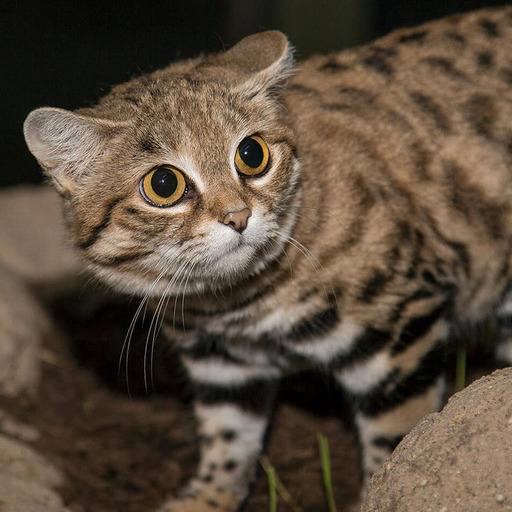
#> input picture notebook/example_image.jpg, 512 x 512 px, found by its file name
$ jupyter execute --allow-errors 2d_clean.ipynb
#> lines starting #> are read from the running program, lines starting #| are printed output that depends on the picture
# Analysis of responses triggered by 2D visual stimuli

### 1. types of stimuli used in the dataset

[cell 1]
import numpy as np
import scipy.io as sio
import matplotlib.pyplot as plt
from scipy.ndimage import gaussian_filter1d

import time
from IPython import display

When describing properties of an image through its frequencies, there are two main components to consider, amplitude and phase.

Amplitude will affect the brightness/contrast of features at each level of detail, while phase will affect their placement.

White noise is defined as a signal with a flat power spectrum, i.e. equal amplitude for all frequencies.

[cell 2]
# [34 lines left out: functions flatten_power_spectrum, scramble_phase, not called in this run]

[cell 3]
image = plt.imread("example_image.jpg")
#> image is the input picture: shape (512, 512, 3); mean R, G, B 89.6, 75.1, 59.5
# transform to grayscale
image = np.dot(image[...,:3], [0.2989, 0.5870, 0.1140])
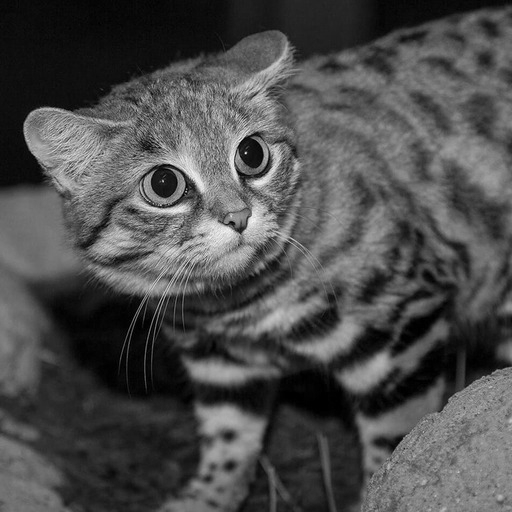
#> image: shape (512, 512) float64; min 0, max 246, mean 77.6
#> (the rest of this cell did not finish here and is left out)

Even without amplitude information, a natural image is still recognizable.

Without phase  information, it becomes meaningless.

The image with randomized phase is different from white noise. In particular its power spectrum is not flat, it is identical to the original natural image.

In the experiment, stimulus images that allowed for best computation of STA were flattened natural images (top right).

We know that the visual processing system is specifically tuned to the statisical characteristics of natural images. Those properties are extremely unlikely to occur in completely random images.

Field, D. J. (1987). Relations between the statistics of natural images and the response properties of cortical cells. Journal of the Optical Society of America A, 4, 2379.

### 2. comparison of firing rates for different types of stimuli

[cell 4]
# file paths for the same cell, different stimuli
natural = r"crcns-pvc2\2D_noise_natural\Spike_and_Log_Files\040812.A.c01\040812.A.c01cequalpower_C1.sa0"

flattened = r"crcns-pvc2\2D_noise_natural\Spike_and_Log_Files\040812.A.c01\040812.A.c01ewhitenednatural_B1.sa0"

random_phase = r"crcns-pvc2\2D_noise_natural\Spike_and_Log_Files\040812.A.c01\040812.A.c01irandomphase_A1.sa0"

# time unit of 0.1ms allows for integers instead of floats, offset skips the headers
#> (the rest of this cell did not finish here and is left out)

[cell 5]
# function taken from start.ipynb; we only need one of those per project so this cell will ultimately
# not be needed
# [40 lines left out: function gaussian_rate_convolution, not called in this run]

#> (a cell that did not finish here is left out)

[cell 7]
plt.figure(figsize=(12, 6))
#> (this line was passed over: IPython is not available in this run)
#> (the rest of this cell did not finish here and is left out)

The firing rate in response to random phase stimulus is significantly lower than for both natural and "whitened natural" images. It also has less variability around its mean.

### 3. compute the STA on the random stimulus

[cell 8]
"""
random phase data:

stimulus file path: crcns-pvc2/2D_noise_natural/Stimulus_Files/Randomphase_A1_25hz.mat
response file paths: crcns-pvc2\2D_noise_natural\Spike_and_Log_Files\040812.A.c01\040812.A.c01krandomphase_A1.sa0
                    crcns-pvc2\2D_noise_natural\Spike_and_Log_Files\040812.A.c01\040812.A.c01irandomphase_A1.sa0

stimulus: crcns-pvc2\2D_noise_natural\Stimulus_Files\Randomphase_A3_25hz.mat
response: crcns-pvc2\2D_noise_natural\Spike_and_Log_Files\030917.A.b02\030917.A.b02grandomphase_A3.sa0

whitened data:

stimulus file path: crcns-pvc2/2D_noise_natural/Stimulus_Files/WhitenedNatural_B1_25hz.mat
response file paths: crcns-pvc2/2D_noise_natural/Spike_and_Log_Files/040812.A.c01/040812.A.c01ewhitenednatural_B1.sa0
                    crcns-pvc2/2D_noise_natural/Spike_and_Log_Files/040812.A.c01/040812.A.c01gwhitenednatural_B1.sa0
"""

[cell 9]
# load data from files

response_path = r"crcns-pvc2/2D_noise_natural/Spike_and_Log_Files/040812.A.c01/040812.A.c01ewhitenednatural_B1.sa0"
#> (the rest of this cell did not finish here and is left out)

[cell 10]
# define parameters related to the display of stimulus
effective_frame_rate = 23.897547 # the effective refresh rate from .log file,
#> (the rest of this cell did not finish here and is left out)

#> (a cell that did not finish here is left out)

[cell 12]
def get_sta(frame_window:int):
    """INPUT: number of frames before spike to be considered
    OUTPUT: the computed STA of shape (frame_window, 12, 12)"""

    #initialize the returen array
    sta = np.zeros((frame_window, 12, 12))

    counts = spike_counts[frame_window:]
    for i, count in enumerate(counts):
        # weigh each stimulus slice by its number of spikes
        if count > 0: sta += count * images[i: (i+frame_window)]

    return sta / counts.sum()

# average sequence for comparison
# [33 lines left out: functions mean_sequence, display_seq, plot_seq, not called in this run]

#> (a cell that did not finish here is left out)

### 4. compare STA + nonlinear activation predictive performance

[cell 14]
# [15 lines left out: function get_g, not called in this run]

#> (a cell that did not finish here is left out)

#> (a cell that did not finish here is left out)

#> (a cell that did not finish here is left out)

#> (a cell that did not finish here is left out)

[cell 19]
plt.figure(figsize=(6,6))
#> (this line was passed over: IPython is not available in this run)
